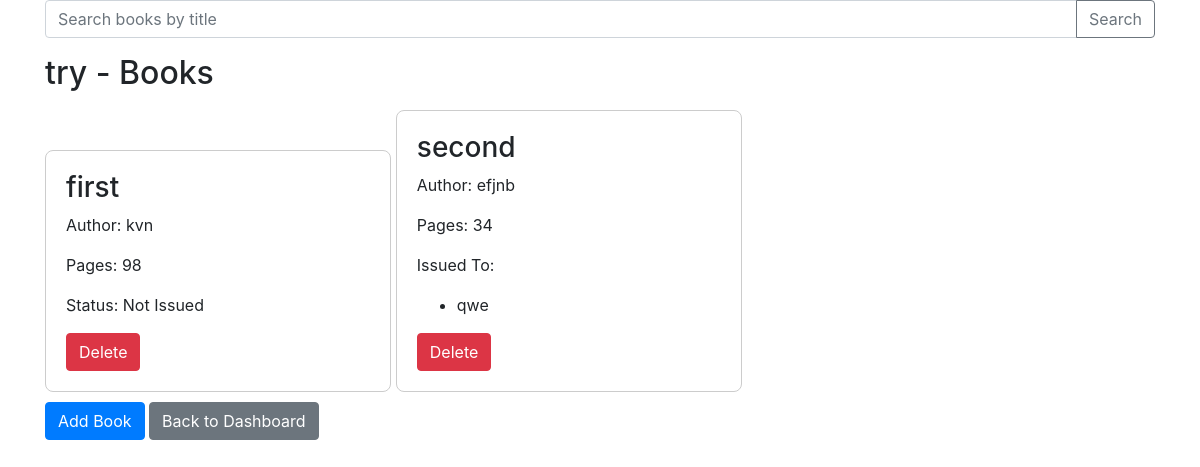
Before: /sections/1/books (signed in) with the older database file.
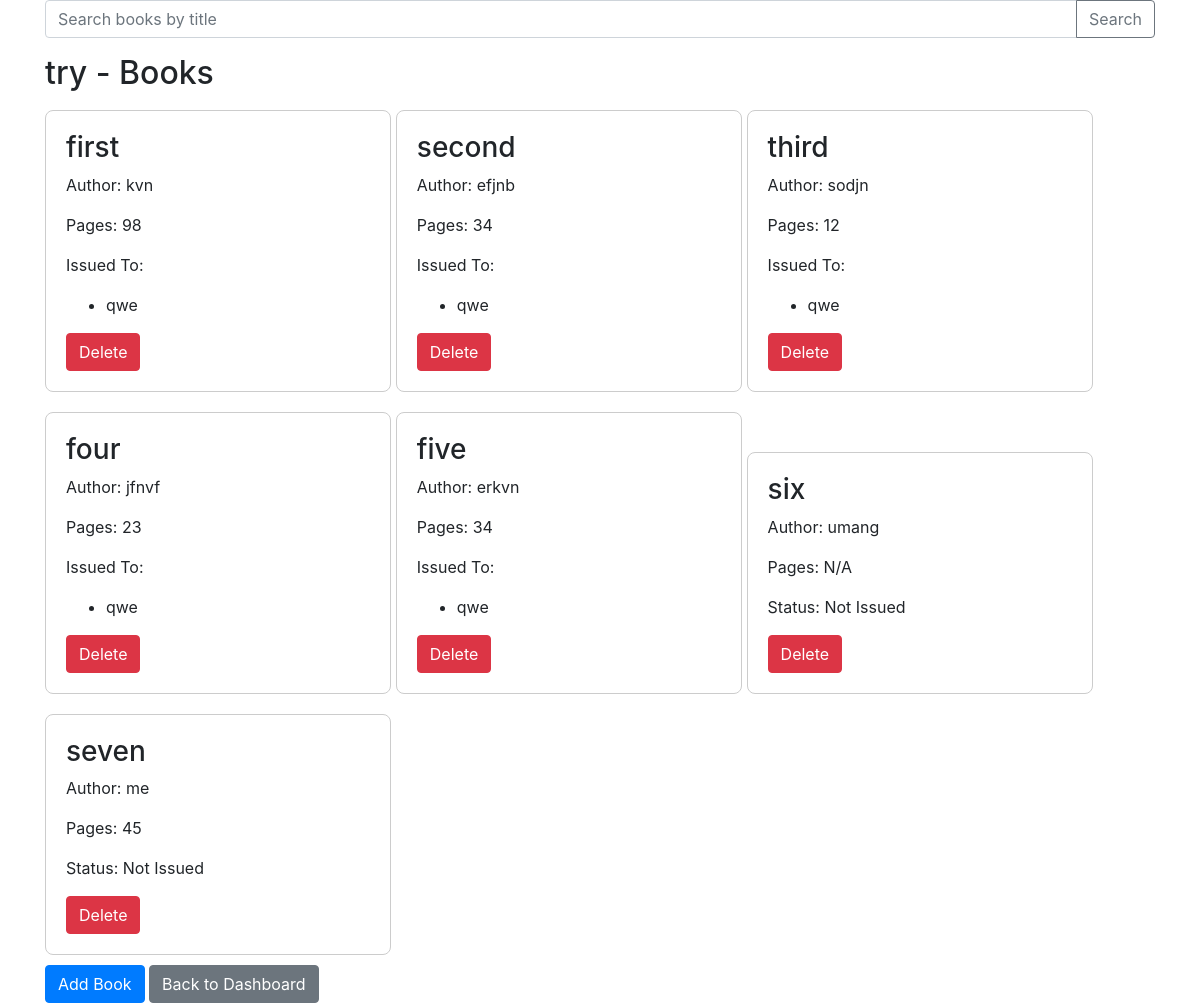
After: the same page with the newer database file.
### app.py (models this page shows)
class Section(db.Model):
    id = db.Column(db.Integer, primary_key=True)
    title = db.Column(db.String(100), nullable=False)
    date_created = db.Column(db.DateTime, default=datetime.now, nullable=False)
    description = db.Column(db.String(500), nullable=True)
    user_id = db.Column(db.Integer, db.ForeignKey('user.id'))
    books = db.relationship('Book', back_populates='section')
    issues = db.relationship('Issue', backref='section', lazy='dynamic')

class Book(db.Model):
    id = db.Column(db.Integer, primary_key=True)
    title = db.Column(db.String(150), nullable=False)
    author = db.Column(db.String(100), nullable=False)
    pages = db.Column(db.Integer)  # Add this line for the number of pages
    section_id = db.Column(db.Integer, db.ForeignKey('section.id'), nullable=False)
    section = db.relationship('Section', back_populates='books')
    issues = db.relationship('Issue', backref='book', lazy='dynamic')

class User(db.Model):
    id = db.Column(db.Integer, primary_key=True)
    name = db.Column(db.String(100), nullable=False)
    email = db.Column(db.String(120), unique=True, nullable=False)
    mobile = db.Column(db.String(10), unique=True, nullable=False)
    username = db.Column(db.String(80), unique=True, nullable=False)
    password = db.Column(db.String(100), nullable=False)
    role = db.Column(db.String(20), nullable=False, default='user')
    sections = db.relationship('Section', backref='librarian', lazy='dynamic')
    issues = db.relationship('Issue', foreign_keys="[Issue.user_id]", backref='user', lazy='dynamic')
    librarian_actions = db.relationship('Issue', foreign_keys="[Issue.librarian_id]", backref='librarian', lazy='dynamic')

### app.py (the view)
@app.route('/sections/<int:section_id>/books', methods=['GET', 'POST'])
def view_books(section_id):
    if 'librarian_id' not in session:
        return redirect(url_for('librarian_login'))
    section = Section.query.get_or_404(section_id)
    query = request.args.get('query')  # or request.form.get('query') for POST
    if query:
        books = Book.query.filter(Book.section_id == section_id, Book.title.contains(query)).all()
    else:
        books = Book.query.filter_by(section_id=section_id).all()
    return render_template('section_books.html', section=section, books=books)

### templates/section_books.html (shortened to what this page needs)
<!DOCTYPE html>
<html lang="en">
<head>
    <link rel="stylesheet" href="https://stackpath.bootstrapcdn.com/bootstrap/4.3.1/css/bootstrap.min.css">
</head>
<body>
<div class="container">
    <form action="{{ url_for('view_books', section_id=section.id) }}" method="GET" class="input-group mb-3">
        <input type="text" class="form-control" placeholder="Search books by title" name="query">
        <div class="input-group-append">
            <button class="btn btn-outline-secondary" type="submit">Search</button>
        </div>
    </form>
    <h2>{{ section.title }} - Books</h2>
    <div>
        {% for book in books %}
        <div class="book-card">
            <h3>{{ book.title }}</h3>
            <p>Author: {{ book.author }}</p>
            <p>Pages: {{ book.pages if book.pages else 'N/A' }}</p>
           {% set issued_users = [] %}
           {% for issue in book.issues %}
               {% if issue.status == 'issued' %}
                   {% set issued_users = issued_users.append(issue.user.name) %}
               {% endif %}
           {% endfor %}
           {% if issued_users %}
               <p>Issued To:</p>
               <ul>
                   {% for user_name in issued_users %}
                       <li>{{ user_name }}</li>
                   {% endfor %}
               </ul>
           {% else %}
               <p>Status: Not Issued</p>
           {% endif %}
            <form action="{{ url_for('delete_book', book_id=book.id) }}" method="post" style="display:inline;">
                <button type="submit" class="btn btn-danger">Delete</button>
            </form>
        </div>
        {% else %}
        <p>No books in this section yet.</p>
        {% endfor %}
    </div>
    <a href="{{ url_for('add_book', section_id=section.id) }}" class="btn btn-primary">Add Book</a>
    <a href="{{ url_for('librarian_dashboard') }}" class="btn btn-secondary">Back to Dashboard</a>
</div>
</body>
</html>

### templates/section_books.html (style rules this page uses)
.book-card { border: 1px solid #ccc; border-radius: 8px; padding: 20px; margin: 10px 0; display: inline-block; width: calc(33% - 20px); }

Changed rows visible on the page:
changed Book "first": gains User (name "qwe"); text "Status: Not Issued" → "Issued To:"
added Book: title "third", author "sodjn", pages "12", User (name "qwe")
added Book: title "four", author "jfnvf", pages "23", User (name "qwe")
added Book: title "five", author "erkvn", pages "34", User (name "qwe")
added Book: title "six", author "umang", pages "N/A", shows "Status: Not Issued"
added Book: title "seven", author "me", pages "45", shows "Status: Not Issued"
